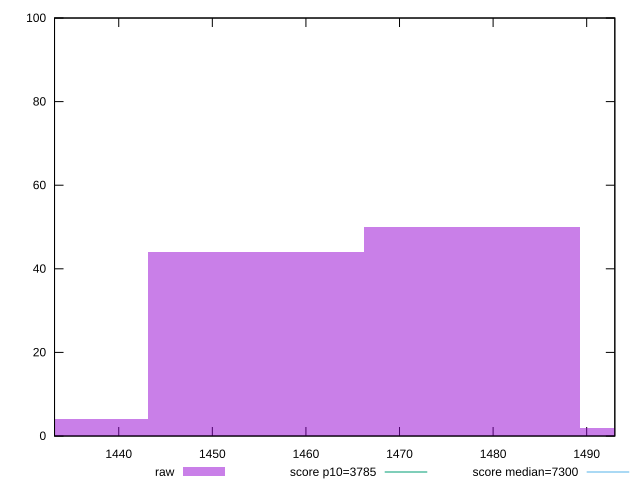

gnuplot code for this plot:
reset

$raw <<EOF
1477.7826832470319 50
1454.692328821297 44
1500.8730376727667 2
1431.6019743955621 4
EOF

set key outside below
set boxwidth 23.090354425734873
set xrange [1433.139:1493.0064000000002]
set yrange [0:100]
set trange [0:100]
set style fill transparent solid 0.5 noborder

set parametric
set terminal svg size 640, 490 enhanced background rgb 'white'
set output "reports/report_00030_2021-02-24T20-42-31.540Z/interactive/samples/agenda/raw/histogram.svg"

plot $raw title "raw" with boxes, \
     3785,t title "score p10=3785", \
     7300,t title "score median=7300"

reset
